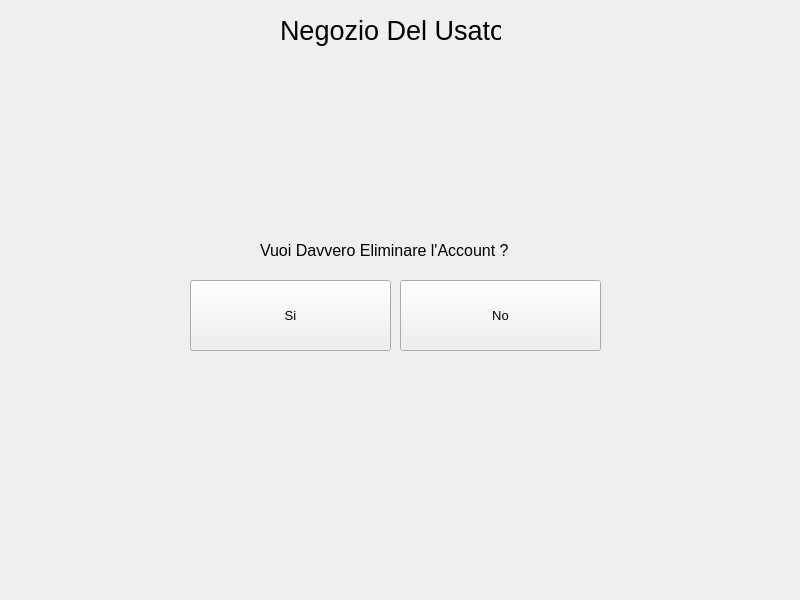
<?xml version="1.0" encoding="UTF-8"?>
<ui version="4.0">
 <class>LoginWindow</class>
 <widget class="QMainWindow" name="LoginWindow">
  <property name="geometry">
   <rect>
    <x>0</x>
    <y>0</y>
    <width>800</width>
    <height>600</height>
   </rect>
  </property>
  <property name="windowTitle">
   <string>MainWindow</string>
  </property>
  <widget class="QWidget" name="loginWidget">
   <widget class="QLabel" name="label">
    <property name="geometry">
     <rect>
      <x>280</x>
      <y>10</y>
      <width>221</width>
      <height>41</height>
     </rect>
    </property>
    <property name="font">
     <font>
      <pointsize>20</pointsize>
     </font>
    </property>
    <property name="text">
     <string>Negozio Del Usato</string>
    </property>
   </widget>
   <widget class="QPushButton" name="no">
    <property name="geometry">
     <rect>
      <x>400</x>
      <y>280</y>
      <width>201</width>
      <height>71</height>
     </rect>
    </property>
    <property name="font">
     <font>
      <pointsize>10</pointsize>
     </font>
    </property>
    <property name="text">
     <string>No</string>
    </property>
   </widget>
   <widget class="QPushButton" name="si">
    <property name="geometry">
     <rect>
      <x>190</x>
      <y>280</y>
      <width>201</width>
      <height>71</height>
     </rect>
    </property>
    <property name="font">
     <font>
      <pointsize>10</pointsize>
     </font>
    </property>
    <property name="text">
     <string>Si</string>
    </property>
   </widget>
   <widget class="QLabel" name="label_2">
    <property name="geometry">
     <rect>
      <x>260</x>
      <y>220</y>
      <width>301</width>
      <height>61</height>
     </rect>
    </property>
    <property name="font">
     <font>
      <pointsize>12</pointsize>
     </font>
    </property>
    <property name="text">
     <string>Vuoi Davvero Eliminare l'Account ?</string>
    </property>
   </widget>
  </widget>
 </widget>
 <resources/>
 <connections/>
</ui>
